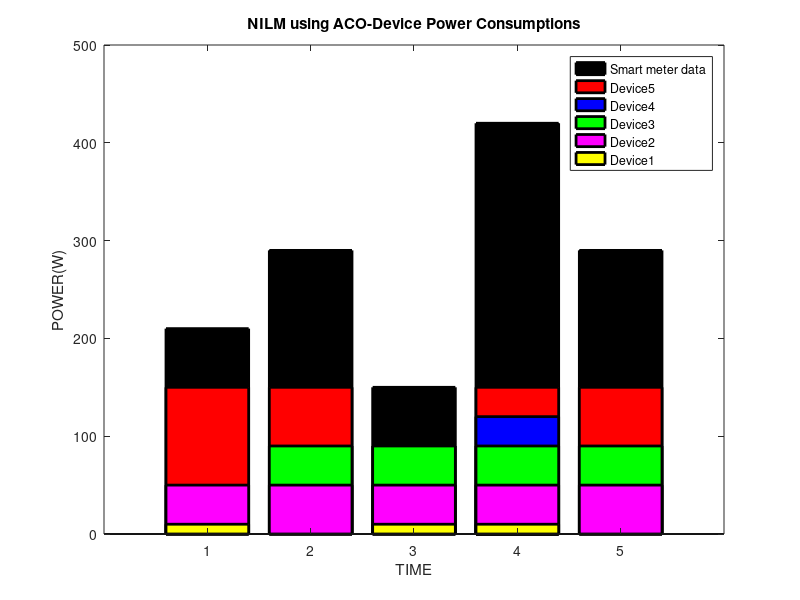
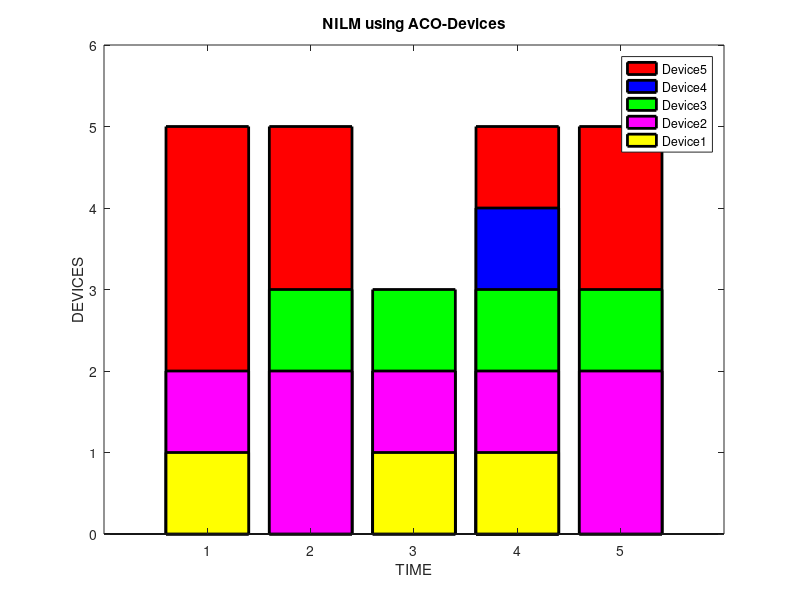

Reproduce these figures in MATLAB, in order.
% MATLAB Program to solve NILM using ACO
% Coded by Divya M as a part of EE768 Course Project
clc; clear;
% INPUT parameters
% Smart meter data
%C       = [6 10 5 15 11 7];
C = [210 290 150 420 290];
devices = [1 10; 2 50; 3 90; 4 120; 5 150];
%devices = [1 1; 2 2; 3 3; 4 4; 5 5]; % row corresponds to device numbers and columns corresponds to device power levels
size_device = size(devices,1);
device_power = devices(:,2)';
m       = 5;     % Number of ants should be same as no. of possible devices
Nc_max	= 5;    % Maximum number of iterations
alpha	= 0.5;	% Parameter representing the importance of trail
beta	= 5;	% Parameter representing the importance of visibility
rho		= 0.5;	% Evaporation
Q		= 1;	% A constant
n		= 5;    % Time intervals

soution = zeros(n,m);
 for iter_time = 1:5  %size(C,2)
    eta				= zeros(m,m);   % Visibility 
    eta(:,:) = 0.05;
    VEC = device_power;
    NUM = C(iter_time);
    n = length(VEC);
    finans = zeros(2^n-1,NUM);
    j=1;
    a1=[];
    for i = 1:(2^n - 1)
        ndx = dec2bin(i,n) == '1';
        if sum(VEC(ndx)) == NUM
            l = length(VEC(ndx));
            if size(a1,2)<l
                a1(:,l) = 0;
            end
            a1(j,:)=VEC(ndx);
            j=j+1;
        end
    end
    %a1
    sizeof_a1=size(a1);
    a = zeros(sizeof_a1(1),sizeof_a1(2));
    for i = 1:sizeof_a1(1)
        for j= 1:sizeof_a1(2)
            if a1(i,j)==10
                a(i,j)=1;
            elseif a1(i,j)==50
                a(i,j)=2;
            elseif a1(i,j)==90
                a(i,j)=3;
            elseif a1(i,j)==120
                a(i,j)=4;
            elseif a1(i,j)==150
                a(i,j)=5;
            end
        end
    end
        %a
    for i = 1:size(a,1)
        b1 = find(a(i,:)==0);
        if b1>0
            x = b1(1)-1;
        else
            x= size(a,2);
        end
        for j1 = 1:x-1
            for j2 = j1+1 :x
                eta(a(i,j1),a(i,j2)) = 1;
                eta(a(i,j2),a(i,j1)) =1;
             end
        end
         %eta
    end
    pheromone		= ones(m,m);	% Initializing the pheromeone array
    tabu_list		= zeros(m,m);	% List of devices already visited (barred from visiting this town till next iteration)
    Nc				= 0;			% Beginning of iteration
    rand_position		= [];
    for i=1:ceil(m/m)                   %
        rand_position	= [rand_position,randperm(m)]; % randperm(m) returns a random permutation of the integers 1:m.  
    end 
    tabu_list(:,1)		= (rand_position(1:m))';
    %tabu_list
    for i1 = 1:m
        ant_power(i1) = device_power(tabu_list(i1,1));
    end 
    %ant_power
    while Nc<Nc_max
        for i2 = 1:m
            for i3 = 2:size_device
                %device = i3
                if (ant_power(i2)< C(iter_time))
                    device_considered	= tabu_list(i2,1:(i3-1));
                    device_remained	= zeros(1,(size_device-i3+1));
                    probability		= device_remained;
                    cr				= 1;
                     
                    for i4=1:m
                        if length(find(device_considered==i4))==0
                            device_remained(cr)	= i4;
                            cr					= cr+1;
                        end %if
                    end %i4
                    for i5=1:length(device_remained)
                        probability(i5) 	= (pheromone(device_considered(end),device_remained(i5)))^alpha*(eta(device_considered(end),device_remained(i5)))^beta;
                    end
                    probability			= probability/sum(probability);
                    pcum				= cumsum(probability);
                    select				= find(pcum>= rand);
                    to_visit			= device_remained(select(1));
                    tabu_list(i2,i3)		= to_visit;
                    %tabu_list
                    ant_power(i2) = ant_power(i2)+device_power(tabu_list(i2,i3));
                    %ant_power 
                end
            end
            %end
        end
        delta_pheromone				= zeros(m,m);
        constraint1 = zeros(5,1);
        for i =1:m
            y1 = find(tabu_list(i,:)==0);
            if y1>0
                y = y1(1);
            else
                y = m;
            end
            for  j =1:y-1
                constraint1(i) = constraint1(i) +device_power(tabu_list(i,j));
            end
            constraint_error(i) = abs(6-constraint1(i))+0.25;
            for j=1:(y-2)
                delta_pheromone(tabu_list(i,j),tabu_list(i,j+1))	= delta_pheromone(tabu_list(i,j),tabu_list(i,j+1))+Q/constraint_error(i);
            end            
        end 
        pheromone					= (1-rho).*pheromone+delta_pheromone;
        %tabu_list
        Nc=Nc+1;
    end 
    p2 = min(ant_power);
    p3 = find(ant_power ==p2);        
    solution(iter_time,:)=tabu_list(p3(1),:);
 end %iter_time
 C
 solution
 d1=zeros(1,5);
 d2=zeros(1,5);
 d3=zeros(1,5);
 d4=zeros(1,5);
 d5=zeros(1,5);
 p1=zeros(1,5);
 p2=zeros(1,5);
 p3=zeros(1,5);
 p4=zeros(1,5);
 p5=zeros(1,5);
 
 for i = 1:5
     for j = 1:5
         if find(solution(j,i)==1)
             d1(j)=1;
             p1(j)=10;
         elseif find(solution(j,i)==2)
             d2(j)=2;
             p2(j)=50;
             elseif find(solution(j,i)==3)
             d3(j)=3;
             p3(j)=90;
             elseif find(solution(j,i)==4)
             d4(j)=4;
             p4(j)=120;
             elseif find(solution(j,i)==5)
             d5(j)=5;
             p5(j)=150;
         end
     end
 end
         
 t = [1:5];
 
figure(1)
set(gcf,'Name','NILM using ACO- DEVICE POWER CONSUMPTIONS')
bar(t,C,'k','LineWidth',2)
hold on
bar(t,p5,'r','LineWidth',2)
hold on
bar(t,p4,'b','LineWidth',2)
hold on
bar(t,p3,'g','LineWidth',2)
hold on
bar(t,p2,'m','LineWidth',2)
hold on
bar(t,p1,'y','LineWidth',2)
hold on
xlabel('TIME')
ylabel('POWER(W)')
title('NILM using ACO-Device Power Consumptions');
legend('Smart meter data','Device5','Device4','Device3','Device2','Device1');

figure(2)
set(gcf,'Name','NILM using ACO- DEVICES')
bar(t,d5,'r','LineWidth',2)
hold on
bar(t,d4,'b','LineWidth',2)
hold on
bar(t,d3,'g','LineWidth',2)
hold on
bar(t,d2,'m','LineWidth',2)
hold on
bar(t,d1,'y','LineWidth',2)
hold on
axis([0 6 0 6])
xlabel('TIME')
ylabel('DEVICES')
title('NILM using ACO-Devices');
legend('Device5','Device4','Device3','Device2','Device1');
       
     